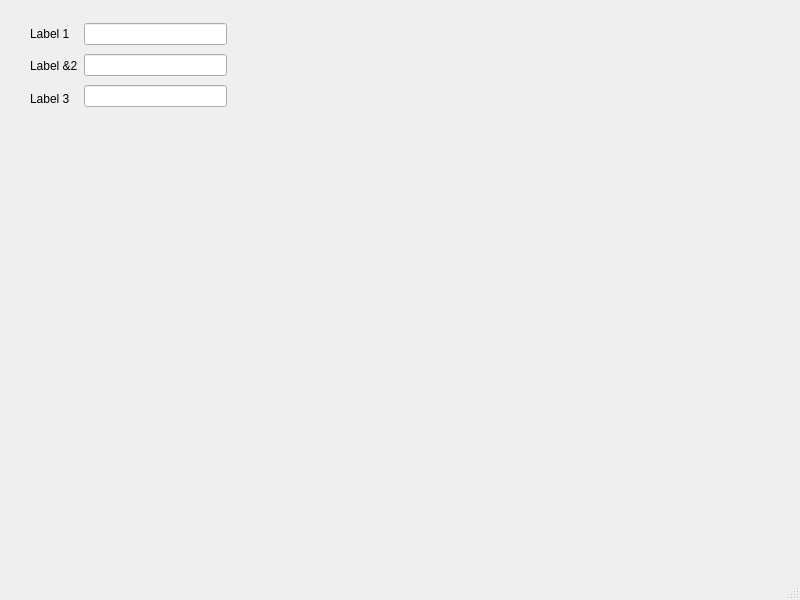
<?xml version="1.0" encoding="UTF-8"?>
<ui version="4.0">
 <class>MainWindow</class>
 <widget class="QMainWindow" name="MainWindow">
  <property name="geometry">
   <rect>
    <x>0</x>
    <y>0</y>
    <width>800</width>
    <height>600</height>
   </rect>
  </property>
  <property name="windowTitle">
   <string>MainWindow</string>
  </property>
  <widget class="QWidget" name="centralwidget">
   <widget class="QWidget" name="">
    <property name="geometry">
     <rect>
      <x>30</x>
      <y>20</y>
      <width>197</width>
      <height>92</height>
     </rect>
    </property>
    <layout class="QHBoxLayout" name="horizontalLayout">
     <item>
      <layout class="QVBoxLayout" name="verticalLayout">
       <item>
        <widget class="QLabel" name="label">
         <property name="text">
          <string>Label 1 </string>
         </property>
        </widget>
       </item>
       <item>
        <widget class="QLabel" name="label_2">
         <property name="text">
          <string>Label &amp;2</string>
         </property>
         <property name="buddy">
          <cstring>Label 2</cstring>
         </property>
        </widget>
       </item>
       <item>
        <widget class="QLabel" name="label_3">
         <property name="text">
          <string>Label 3</string>
         </property>
         <property name="buddy">
          <cstring>Label 3</cstring>
         </property>
        </widget>
       </item>
      </layout>
     </item>
     <item>
      <layout class="QVBoxLayout" name="verticalLayout_3">
       <item>
        <layout class="QVBoxLayout" name="verticalLayout_2">
         <item>
          <widget class="QLineEdit" name="lineEdit_3"/>
         </item>
        </layout>
       </item>
       <item>
        <widget class="QLineEdit" name="lineEdit_4"/>
       </item>
       <item>
        <widget class="QLineEdit" name="lineEdit_5"/>
       </item>
      </layout>
     </item>
    </layout>
   </widget>
  </widget>
  <widget class="QMenuBar" name="menubar">
   <property name="geometry">
    <rect>
     <x>0</x>
     <y>0</y>
     <width>800</width>
     <height>26</height>
    </rect>
   </property>
  </widget>
  <widget class="QStatusBar" name="statusbar"/>
 </widget>
 <resources/>
 <connections/>
</ui>
